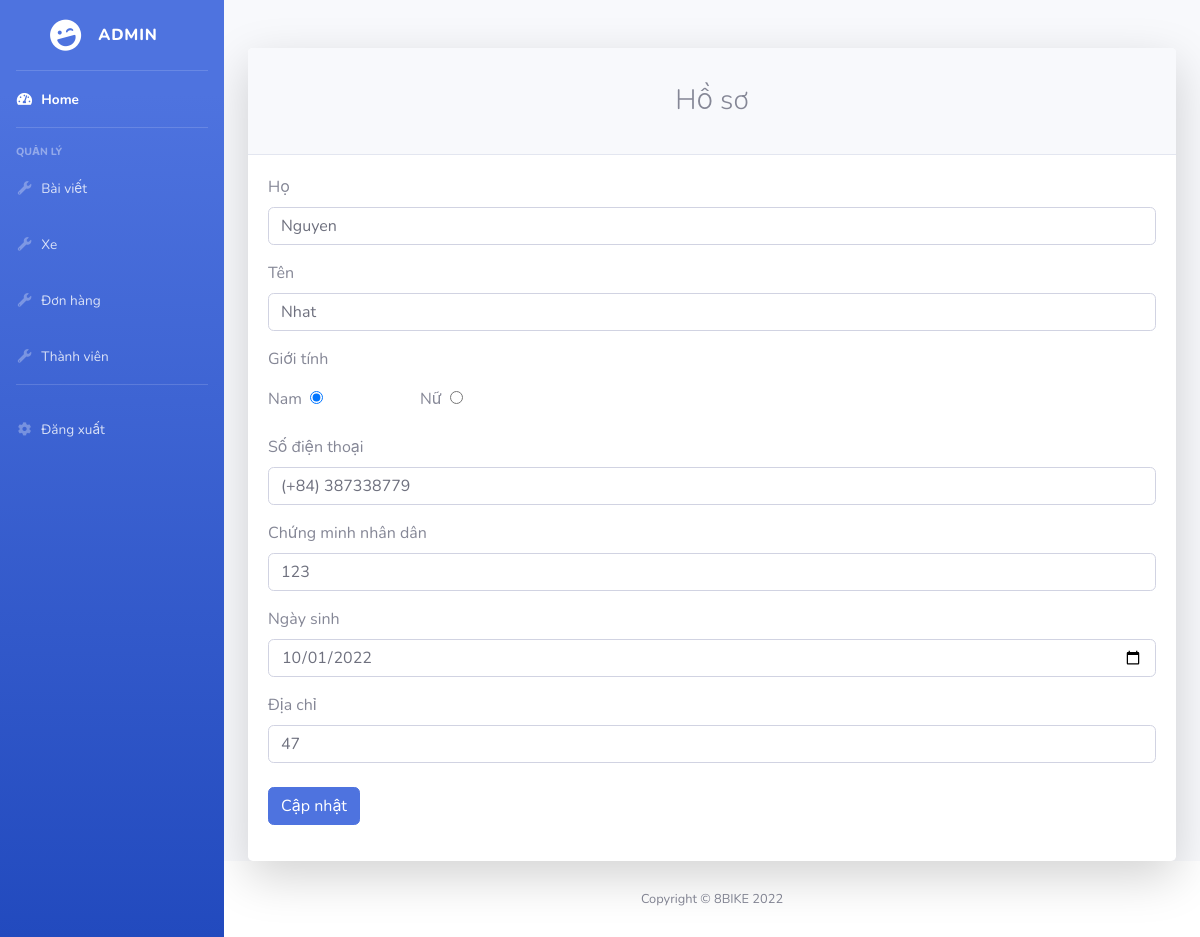
The app's page /edit-user-admin/9 with its own data.
### login/models.py (models this page shows)
class CustomUser(AbstractUser):
    gender = models.IntegerField(default=0)
    phone = models.CharField(max_length=15, blank=True)
    cmnd = models.CharField(max_length=15, blank=True)
    birthday = models.DateTimeField(default=datetime.now, null=True)
    address = models.CharField(max_length=255, blank=True)
    class Meta:
        ordering = ['last_name']

### login/views.py (the view, shortened to what this page needs)
# urls.py: path('edit-user-admin/<int:id>', EditUserClass.as_view(), name='edit-user-admin')
class EditUserClass(View):
    def get(self, request, *args, **kwargs):
        print(self, request, args, kwargs)
        id = kwargs['id']
        user = CustomUser.objects.get(id=id)
        return render(request, 'core/login/edit_user.html', {'user': user})

### templates/core/login/edit_user.html (shortened to what this page needs)
{% extends 'core/admin.html' %}
{% load static %}
{% block content %}
<section class="signup">
    <div class="card shadow-lg border-0 rounded-lg mt-5" xmlns="http://www.w3.org/1999/html">
        <div class="card-header"><h3 class="text-center font-weight-light my-4">Hồ sơ</h3></div>
        <div class="signup-form">
            <div class="card-body">
                {% if user %}
                <form method="POST" class="register-form" id="register-form">
                    <div class="form-floating mb-3">
                        <label for="first_name">Họ</label>
                        <input class="form-control" type="text" name="first_name" id="first_name" value="{{ user.first_name }}">
                    </div>
                    <div class="form-floating mb-3">
                        <label for="last_name">Tên</label>
                        <input class="form-control" type="text" name="last_name" id="last_name" value="{{ user.last_name }}">
                    </div>
                    <p >Giới tính</p>
                    <div class="row form-floating mb-3">
                        <div class="col-2">
                            <label for="male">Nam</label><input class="form-check-input ml-2" type="radio" name="gender" id="male">
                        </div>
                        <div class="col-2">
                            <label for="female">Nữ</label><input class="form-check-input ml-2" type="radio" name="gender" id="female">
                        </div>
                    </div>
                    <div class="form-floating mb-3">
                        <label for="phone">Số điện thoại</label>
                        <input class="form-control" name="phone" id="phone" type="text" value="{{ user.phone }}">
                    </div>
                    <div class="form-floating mb-3">
                        <label for="cmnd">Chứng minh nhân dân</label>
                        <input class="form-control" type="text" name="cmnd" id="cmnd" value="{{ user.cmnd }}">
                    </div>
                    <div class="form-floating mb-3">
                        <label for="birthday">Ngày sinh</label>
                        <input class="form-control" type="date" name="birthday" id="birthday" value="{{ user.birthday|date:'Y-m-d' }}">
                    </div>
                    <div class="form-floating mb-3">
                        <label for="address">Địa chỉ</label>
                        <input class="form-control" type="text" name="address" id="address" value="{{ user.address }}">
                    </div>
                    <div class="d-flex align-items-center justify-content-between mt-4 mb-0">
                        <input type="submit" name="update_profile" id="update_profile" class="btn btn-primary" value="Cập nhật">
                    </div>
                </form>
                {% endif %}
            </div>
        </div>
    </div>
</section>
{% endblock %}

### records on screen
CustomUser: first_name "Nguyen", last_name "Nhat", phone "(+84) 387338779", cmnd "123", birthday "10/01/2022", address "47"
